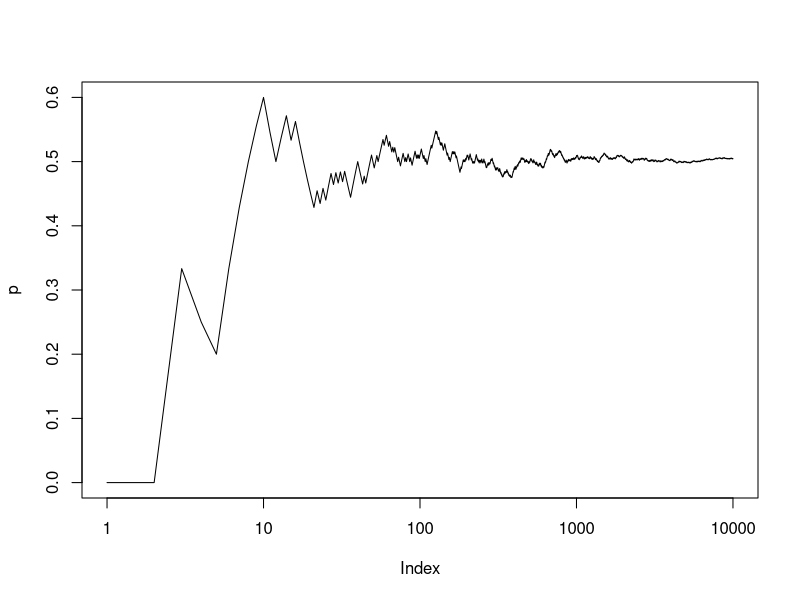

Write the R code that produced this figure.
# ENSC110 lecture Feb 4, 2022
# PROBABILITY

sample(c(1,2),1) # in c(), dataset, the 1 after says "show 1 value, any"

rm(list=ls())
set.seed(17) # causes to get the same figure no matter what
ntrials <- 10000 # total attempts or trials
nH <- 0 # number of heads
p <- matrix(0,nrow=ntrials,ncol=1)
for (j in 1:ntrials) {
  if (sample(c(1,2),1) == 1) {
    nH <- nH + 1
  }
  p[j] <- nH/j
}
pH <- nH/ntrials # probability of getting heads

plot(p,type='l',log="x")